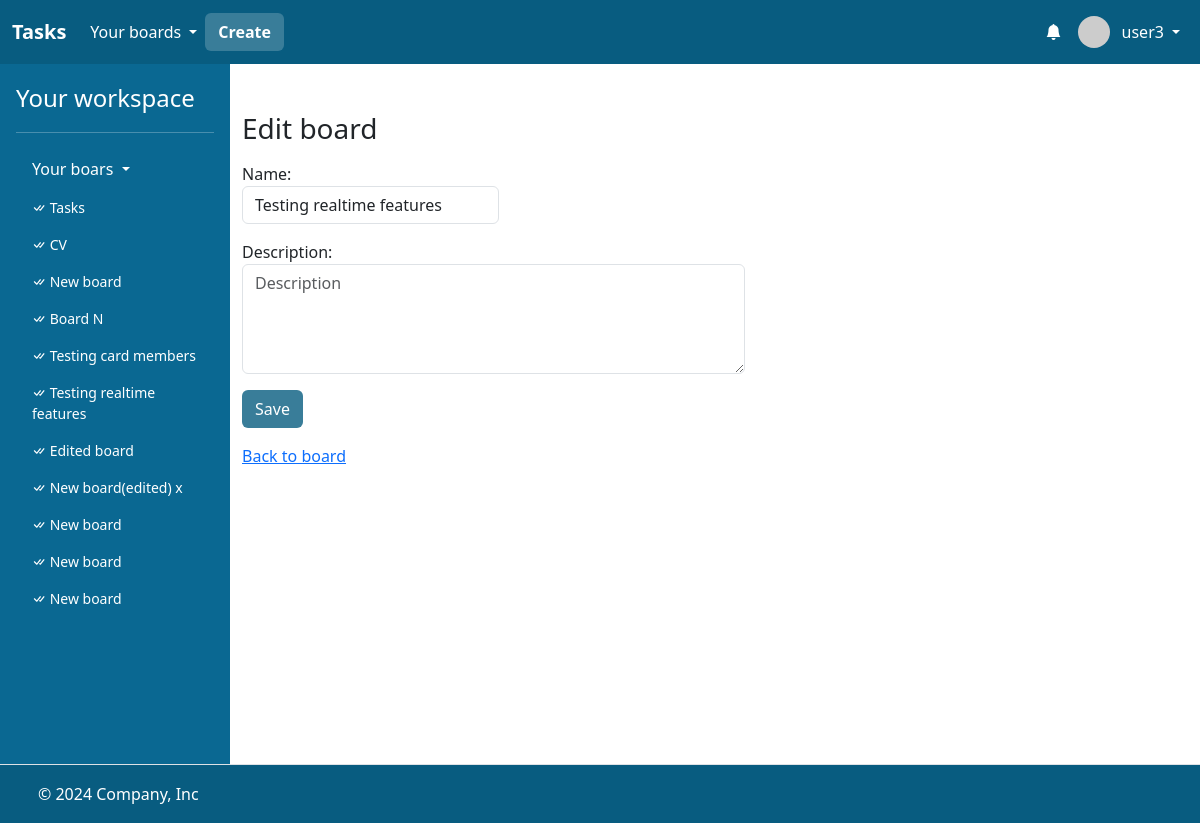
The page /edit_board/55 (signed in) on the database its author committed.
### task/models.py (models this page shows)
class User(AbstractUser):
    bio = models.CharField(max_length=256)

class Board(models.Model):
    name = models.CharField(max_length=256)
    description = models.CharField(max_length=256)
    members = models.ManyToManyField(User, related_name="boards")
    created_at = models.DateTimeField(auto_now_add=True)

### task/views/board_views.py (the view)
# urls.py: path("edit_board/<int:board_id>", views.edit_board_view, name="edit_board"),
@login_required
def edit_board_view(request, board_id):
    board = request.user.boards.filter(id=board_id).first()
    if board is None:
        return apology(request, "Board does not exist", 400)
    if request.method == "POST":
        form = EditBoardForm(request.POST)
        if form.is_valid():
            name = form.cleaned_data.get("name")
            description = form.cleaned_data.get("description")
            board.name = name
            board.description = description
            board.save()
            send_realtime_data(
                board.id,
                "edit",
                "board",
                {
                    "board": model_to_dict_data(board),
                    "browser_id": request.headers.get("Browser-ID"),
                },
            )
            createNotification(request.user, "BOARD_UPDATED", board)
            return redirect(reverse("board", args=[board_id]))
        else:
            return render(
                request,
                "task/edit_board.html",
                {"boards": request.user.boards.all(), "board": board, "form": form},
            )
    else:
        return render(
            request,
            "task/edit_board.html",
            {
                "boards": request.user.boards.all(),
                "board": board,
                "form": EditBoardForm(
                    initial={"name": board.name, "description": board.description}
                ),
            },
        )

### task/forms.py
class EditBoardForm(forms.Form):
    template_name = "form_snippet.html"
    name = forms.CharField(
        max_length=256,
        widget=forms.TextInput(
            attrs={
                "class": "form-control w-auto",
                "placeholder": "Name",
                "autofocus": True,
            }
        ),
    )
    description = forms.CharField(
        required=False,
        max_length=256,
        widget=forms.Textarea(
            attrs={
                "class": "form-control w-auto",
                "placeholder": "Description",
                "autofocus": True,
                "rows": 4,
                "cols": 50,
            }
        ),
    )

### task/templates/task/edit_board.html (shortened to what this page needs)
{% extends "task/layout.html" %}
{% block main %}
    <div class="container">
        <div class="mt-5">
            <h3 class="mb-3">Edit board</h3>
            <form action="{% url 'edit_board' board.id %}" method="POST">
                {{ form }}
                <input class="btn" style="background: #397D99; color: white;" type="submit" value="Save">
            </form>
        </div>
        <div class="mt-3">
            <a class="link-primary" href="{% url 'board' board.id %}">Back to board</a>
        </div>
    </div>
{% endblock %}

### task/templates/task/layout.html (shortened to what this page needs)
<!DOCTYPE html>
{% load static %}
{% load humanize %}
<html lang="en">
    <head>
        <link href="https://cdn.jsdelivr.net/npm/bootstrap@5.3.3/dist/css/bootstrap.min.css" rel="stylesheet">
        <link rel="stylesheet" href="https://cdn.jsdelivr.net/npm/bootstrap-icons@1.3.0/font/bootstrap-icons.css">
        <link href="{% static 'styles.css' %}" rel="stylesheet">
    </head>
    <body style="height: 100vh;">
        <div style="display: flex; flex-direction: column; height: 100%;">
            <header>
                <nav class="navbar navbar-expand-lg"  data-bs-theme="dark" style="background: #085c80;">
                    <div class="container-fluid">
                      <a class="navbar-brand fw-bold" href="{% url 'index' %}">Tasks</a>
                      <div class="collapse navbar-collapse" id="navbarHeader">
                        <ul class="navbar-nav me-auto mb-2 mb-lg-0" style="display: flex; align-items: center;">
                            {% if user.is_authenticated %}
                                <li class="nav-item dropdown">
                                    <a class="nav-link dropdown-toggle text-white" href="#" role="button" data-bs-toggle="dropdown" aria-expanded="false" style="display: flex; align-items: center; gap: 4px;">
                                        <span>Your boards</span>
                                    </a>
                                </li>
                                <li class="nav-item">
                                    <a class="btn fw-bold text-white" style="background: #397D99; color: white;" href="{% url 'create_board' %}">Create</a>
                                </li>
                          {% endif %}
                        </ul>
                        {% if user.is_authenticated %}
                        <ul class="navbar-nav ms-auto mb-2 mb-lg-0" style="display: flex; align-items: center;">
                            <li class="nav-item dropdown">
                                <a class="nav-link text-white d-relative" href="#" role="button" style="display: flex; align-items: center; gap: 4px;" id="dropdownMenuClickableInside" data-bs-toggle="dropdown" data-bs-auto-close="outside" aria-expanded="false">
                                    <i class="bi bi-bell-fill"></i>
                                </a>
                            </li>
                            <li class="nav-item dropdown">
                                <a class="nav-link dropdown-toggle text-white" href="#" role="button" data-bs-toggle="dropdown" aria-expanded="false" style="display: flex; align-items: center; gap: 4px;">
                                    <img src="https://i.pravatar.cc/48?u={{ user.id }}" alt="" width="32" height="32" class="rounded-circle me-2">
                                    <span>{{ user.username }}</span>
                                </a>
                            </li>
                        </ul>
                        {% endif %}
                      </div>
                    </div>
                  </nav>
            </header>
            <main style="flex: 1;">
                <div class="d-flex flex-nowrap" style="height: 100%;">
                    {% if user.is_authenticated %}
                    <div class="d-none d-lg-flex flex-column flex-shrink-0 p-3 text-white" style="width: 230px; background: #0A6892;">
                        <a href="{% url 'index' %}" class="text-decoration-none d-flex align-items-center mb-3 mb-md-0 me-md-auto text-white">
                          <span class="fs-4">Your workspace</span>
                        </a>
                        <hr>
                        <ul class="nav nav-pills flex-column mb-auto">
                          <li class="mb-1">
                            <button class="nav-link text-white collapsed dropdown-toggle" data-bs-toggle="collapse" data-bs-target="#home-collapse" aria-expanded="true">
                                Your boars
                            </button>
                            <div class="collapse show " id="home-collapse">
                                <ul class="btn-toggle-nav list-unstyled fw-normal pb-1 small" style="max-height: 490px; overflow-y: auto;">
                                    {% for board in boards %}
                                    <li>
                                        <a href="{% url 'board' board.id %}" class="nav-link text-white">
                                            <i class="bi bi-check-all"></i>
                                            {{ board.name }}
                                        </a>
                                    </li>
                                    {% endfor %}
                                </ul>
                            </div>
                          </li>
                        </ul>
                    </div>
                    {% endif %}
                    <div style="flex: 1; background: white; overflow-x: hidden; min-height: 700px;">
                        {% block main %}
                        {% endblock %}
                    </div>
                </div>
            </main>
            <footer class="d-flex flex-wrap justify-content-between align-items-center py-3 border-top" style="background: #085c80; border: none;">
                <div class="col-md-4 d-flex align-items-center">
                  <a href="/" class="mb-3 me-2 mb-md-0 text-body-secondary lh-1">
                    <svg class="bi" width="30" height="24"><use xlink:href="#bootstrap"></use></svg>
                  </a>
                  <span class="mb-3 mb-md-0 text-white">© 2024 Company, Inc</span>
                </div>
                <ul class="nav col-md-4 justify-content-end list-unstyled d-flex">
                  <li class="ms-3"><a class="text-body-secondary" href="#"><svg class="bi" width="24" height="24"><use xlink:href="#twitter"></use></svg></a></li>
                  <li class="ms-3"><a class="text-body-secondary" href="#"><svg class="bi" width="24" height="24"><use xlink:href="#instagram"></use></svg></a></li>
                  <li class="ms-3"><a class="text-body-secondary" href="#"><svg class="bi" width="24" height="24"><use xlink:href="#facebook"></use></svg></a></li>
                </ul>
            </footer>
        </div>
    </body>
</html>

### task/templates/form_snippet.html (shortened to what this page needs)
{% for field in form %}
    <div class="form-group mb-3">
        {{ field.label_tag }} {{ field }}
    </div>
{% endfor %}

### rows shown on the page
User: username "user3"
Board: name "Tasks"
Board: name "CV"
Board: name "New board"
Board: name "Board N"
Board: name "Testing card members"
Board: name "Testing realtime features", form "Testing realtime features"
Board: name "Edited board"
Board: name "New board(edited) x"
Board: name "New board"
Board: name "New board"
Board: name "New board"

### other values the page prints
{{ field.label_tag }} "Name:" "Description:"
